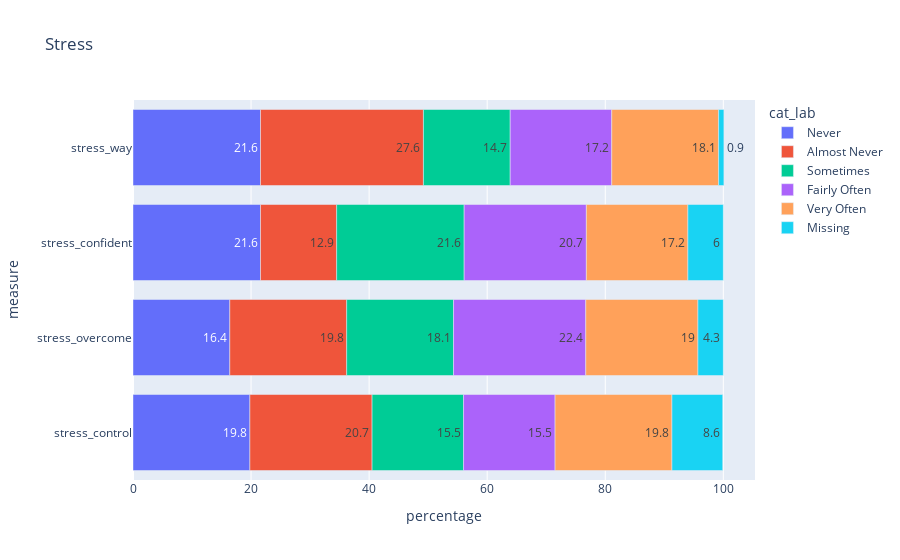

The code cell stored with this chart in its notebook:
### Markdown cell above
<mark>Missing is currently just removed from the chart, will need to save it as a string</mark>

### Code cell
px.bar(chosen_result, x='percentage', y='measure', color='cat_lab',
       text_auto=True, title='Stress', hover_data=['count'], orientation='h')

### Figure 1 — Plotly figure (JSON) as saved in the notebook; plotly's stock layout.template omitted (floating-point values rounded to 4 significant figures)
{"data": [{"alignmentgroup": "True", "customdata": [[23], [19], [25], [25]], "hovertemplate": "cat_lab=Never<br>percentage=%{x}<br>measure=%{y}<br>count=%{customdata[0]}<extra></extra>", "legendgroup": "Never", "marker": {"color": "#636efa", "pattern": {"shape": ""}}, "name": "Never", "offsetgroup": "Never", "orientation": "h", "showlegend": true, "textposition": "auto", "texttemplate": "%{x}", "type": "bar", "x": [19.8, 16.4, 21.6, 21.6], "xaxis": "x", "y": ["stress_control", "stress_overcome", "stress_confident", "stress_way"], "yaxis": "y"}, {"alignmentgroup": "True", "customdata": [[24], [23], [15], [32]], "hovertemplate": "cat_lab=Almost Never<br>percentage=%{x}<br>measure=%{y}<br>count=%{customdata[0]}<extra></extra>", "legendgroup": "Almost Never", "marker": {"color": "#EF553B", "pattern": {"shape": ""}}, "name": "Almost Never", "offsetgroup": "Almost Never", "orientation": "h", "showlegend": true, "textposition": "auto", "texttemplate": "%{x}", "type": "bar", "x": [20.7, 19.8, 12.9, 27.6], "xaxis": "x", "y": ["stress_control", "stress_overcome", "stress_confident", "stress_way"], "yaxis": "y"}, {"alignmentgroup": "True", "customdata": [[18], [21], [25], [17]], "hovertemplate": "cat_lab=Sometimes<br>percentage=%{x}<br>measure=%{y}<br>count=%{customdata[0]}<extra></extra>", "legendgroup": "Sometimes", "marker": {"color": "#00cc96", "pattern": {"shape": ""}}, "name": "Sometimes", "offsetgroup": "Sometimes", "orientation": "h", "showlegend": true, "textposition": "auto", "texttemplate": "%{x}", "type": "bar", "x": [15.5, 18.1, 21.6, 14.7], "xaxis": "x", "y": ["stress_control", "stress_overcome", "stress_confident", "stress_way"], "yaxis": "y"}, {"alignmentgroup": "True", "customdata": [[18], [26], [24], [20]], "hovertemplate": "cat_lab=Fairly Often<br>percentage=%{x}<br>measure=%{y}<br>count=%{customdata[0]}<extra></extra>", "legendgroup": "Fairly Often", "marker": {"color": "#ab63fa", "pattern": {"shape": ""}}, "name": "Fairly Often", "offsetgroup": "Fairly Often", "orientation": "h", "showlegend": true, "textposition": "auto", "texttemplate": "%{x}", "type": "bar", "x": [15.5, 22.4, 20.7, 17.2], "xaxis": "x", "y": ["stress_control", "stress_overcome", "stress_confident", "stress_way"], "yaxis": "y"}, {"alignmentgroup": "True", "customdata": [[23], [22], [20], [21]], "hovertemplate": "cat_lab=Very Often<br>percentage=%{x}<br>measure=%{y}<br>count=%{customdata[0]}<extra></extra>", "legendgroup": "Very Often", "marker": {"color": "#FFA15A", "pattern": {"shape": ""}}, "name": "Very Often", "offsetgroup": "Very Often", "orientation": "h", "showlegend": true, "textposition": "auto", "texttemplate": "%{x}", "type": "bar", "x": [19.8, 19, 17.2, 18.1], "xaxis": "x", "y": ["stress_control", "stress_overcome", "stress_confident", "stress_way"], "yaxis": "y"}, {"alignmentgroup": "True", "customdata": [[10], [5], [7], [1]], "hovertemplate": "cat_lab=Missing<br>percentage=%{x}<br>measure=%{y}<br>count=%{customdata[0]}<extra></extra>", "legendgroup": "Missing", "marker": {"color": "#19d3f3", "pattern": {"shape": ""}}, "name": "Missing", "offsetgroup": "Missing", "orientation": "h", "showlegend": true, "textposition": "auto", "texttemplate": "%{x}", "type": "bar", "x": [8.6, 4.3, 6, 0.9], "xaxis": "x", "y": ["stress_control", "stress_overcome", "stress_confident", "stress_way"], "yaxis": "y"}], "layout": {"barmode": "relative", "legend": {"title": {"text": "cat_lab"}, "tracegroupgap": 0}, "title": {"text": "Stress"}, "xaxis": {"anchor": "y", "domain": [0, 1], "title": {"text": "percentage"}}, "yaxis": {"anchor": "x", "domain": [0, 1], "title": {"text": "measure"}}}}
